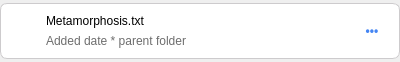
<?xml version="1.0" encoding="UTF-8"?>
<ui version="4.0">
 <class>SyncEventWidget</class>
 <widget class="QWidget" name="SyncEventWidget">
  <property name="geometry">
   <rect>
    <x>0</x>
    <y>0</y>
    <width>400</width>
    <height>62</height>
   </rect>
  </property>
  <property name="sizePolicy">
   <sizepolicy hsizetype="Expanding" vsizetype="Maximum">
    <horstretch>0</horstretch>
    <verstretch>0</verstretch>
   </sizepolicy>
  </property>
  <property name="minimumSize">
   <size>
    <width>400</width>
    <height>0</height>
   </size>
  </property>
  <property name="windowTitle">
   <string>Form</string>
  </property>
  <layout class="QVBoxLayout" name="verticalLayout">
   <property name="leftMargin">
    <number>0</number>
   </property>
   <property name="topMargin">
    <number>0</number>
   </property>
   <property name="rightMargin">
    <number>0</number>
   </property>
   <property name="bottomMargin">
    <number>0</number>
   </property>
   <item>
    <widget class="QFrame" name="frame">
     <property name="sizePolicy">
      <sizepolicy hsizetype="Expanding" vsizetype="Maximum">
       <horstretch>0</horstretch>
       <verstretch>0</verstretch>
      </sizepolicy>
     </property>
     <property name="styleSheet">
      <string notr="true">.QFrame {
border: 1px solid rgb(205, 203, 205);
background-color: rgb(255, 255, 255);
border-radius: 7px;
}</string>
     </property>
     <property name="frameShape">
      <enum>QFrame::Box</enum>
     </property>
     <property name="frameShadow">
      <enum>QFrame::Plain</enum>
     </property>
     <layout class="QGridLayout" name="gridLayout">
      <property name="leftMargin">
       <number>7</number>
      </property>
      <property name="topMargin">
       <number>10</number>
      </property>
      <property name="rightMargin">
       <number>12</number>
      </property>
      <property name="bottomMargin">
       <number>10</number>
      </property>
      <item row="1" column="1">
       <widget class="QLabel" name="infoLabel">
        <property name="sizePolicy">
         <sizepolicy hsizetype="Preferred" vsizetype="MinimumExpanding">
          <horstretch>0</horstretch>
          <verstretch>0</verstretch>
         </sizepolicy>
        </property>
        <property name="palette">
         <palette>
          <active>
           <colorrole role="WindowText">
            <brush brushstyle="SolidPattern">
             <color alpha="255">
              <red>109</red>
              <green>109</green>
              <blue>109</blue>
             </color>
            </brush>
           </colorrole>
          </active>
          <inactive>
           <colorrole role="WindowText">
            <brush brushstyle="SolidPattern">
             <color alpha="255">
              <red>109</red>
              <green>109</green>
              <blue>109</blue>
             </color>
            </brush>
           </colorrole>
          </inactive>
          <disabled>
           <colorrole role="WindowText">
            <brush brushstyle="SolidPattern">
             <color alpha="255">
              <red>127</red>
              <green>127</green>
              <blue>127</blue>
             </color>
            </brush>
           </colorrole>
          </disabled>
         </palette>
        </property>
        <property name="text">
         <string>Added date * parent folder</string>
        </property>
       </widget>
      </item>
      <item row="0" column="1">
       <widget class="QElidedLabel" name="filenameLabel">
        <property name="text">
         <string>Metamorphosis.txt</string>
        </property>
       </widget>
      </item>
      <item row="0" column="0" rowspan="2" alignment="Qt::AlignHCenter">
       <widget class="QLabel" name="iconLabel">
        <property name="minimumSize">
         <size>
          <width>32</width>
          <height>32</height>
         </size>
        </property>
        <property name="maximumSize">
         <size>
          <width>32</width>
          <height>32</height>
         </size>
        </property>
        <property name="text">
         <string/>
        </property>
       </widget>
      </item>
      <item row="0" column="3" rowspan="2">
       <widget class="QPushButton" name="actionButton">
        <property name="sizePolicy">
         <sizepolicy hsizetype="Fixed" vsizetype="Fixed">
          <horstretch>30</horstretch>
          <verstretch>30</verstretch>
         </sizepolicy>
        </property>
        <property name="minimumSize">
         <size>
          <width>30</width>
          <height>30</height>
         </size>
        </property>
        <property name="styleSheet">
         <string notr="true">QPushButton {
	border: none;
	background-color: none;
	color: rgb(68,133,243);
	font: bold
}</string>
        </property>
        <property name="text">
         <string>•••</string>
        </property>
       </widget>
      </item>
      <item row="0" column="2" rowspan="2">
       <spacer name="horizontalSpacer">
        <property name="orientation">
         <enum>Qt::Horizontal</enum>
        </property>
        <property name="sizeHint" stdset="0">
         <size>
          <width>0</width>
          <height>0</height>
         </size>
        </property>
       </spacer>
      </item>
     </layout>
    </widget>
   </item>
  </layout>
 </widget>
 <customwidgets>
  <customwidget>
   <class>QElidedLabel</class>
   <extends>QLabel</extends>
   <header>maestral_qt.widgets</header>
  </customwidget>
 </customwidgets>
 <resources/>
 <connections/>
</ui>
